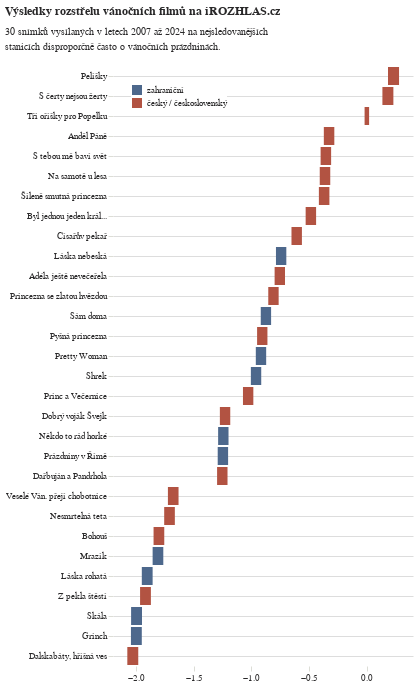

The notebook cell this image was saved under:
### Code cell
alt.Chart(
    vysledky,
    title=alt.Title(
        "Výsledky rozstřelu vánočních filmů na iROZHLAS.cz",
        subtitle=["30 snímků vysílaných v letech 2007 až 2024 na nejsledovanějších","stanicích disproporčně často o vánočních prázdninách."]
    )
).mark_bar().encode(
    alt.Y("nazev:N", axis=alt.Axis(grid=True, title=None), sort=vysledky.sort(by="Estimate",descending=True).select(pl.col("nazev")).to_series().to_list()),
    alt.X("low:Q", axis=alt.Axis(grid=False, title=None)),
    alt.X2("up:Q"),
    alt.Color("puvod:N",scale=alt.Scale(range=['#4D688C','#B25342']), legend=alt.Legend(orient='top-left',title=None,fillColor='white'))
).configure_view(
    stroke='transparent'
)
